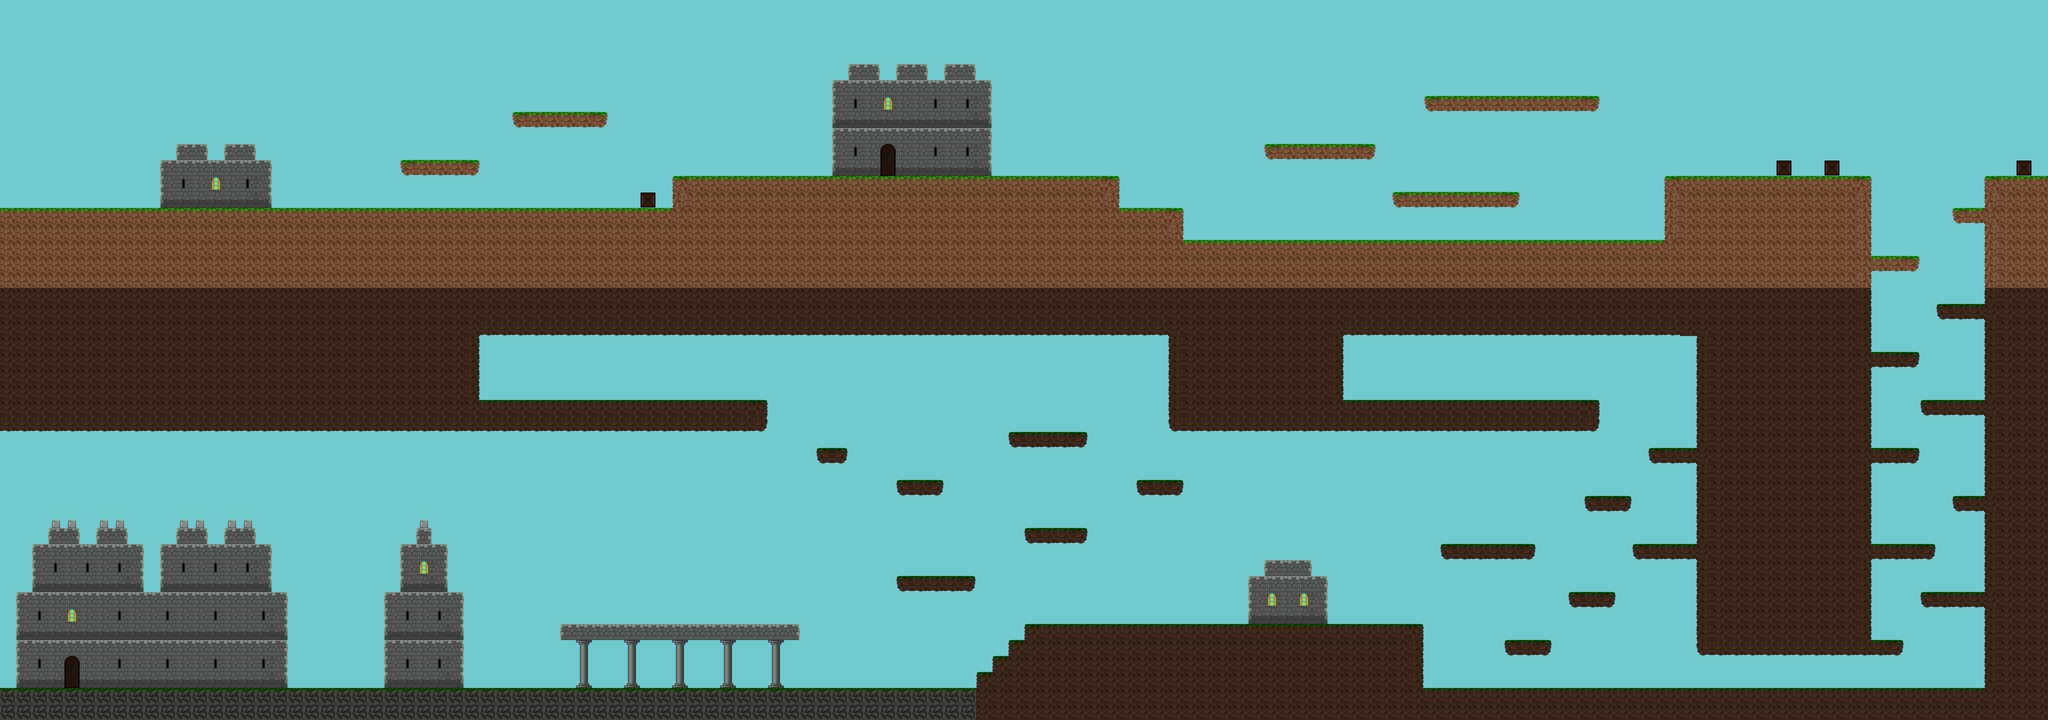

A level layout from a 2D game, rendered from its tile map. Below: a short description, then the map file with tile-grid data replaced by summaries:
An orthogonal 128x45 tile map with 64x64 px tiles, 4 tile layers (clouds, ground, buildings, decoration).

<map version="1.0" tiledversion="1.1.3" orientation="orthogonal" renderorder="right-down" width="128" height="45" tilewidth="64" tileheight="64" infinite="0" nextobjectid="1">
 <tileset firstgid="1" name="tileset" tilewidth="64" tileheight="64" tilecount="322" columns="23">
  <image source="../../public/assets/tileset.png" width="1472" height="896" />
 </tileset>
 <layer name="clouds" width="128" height="45">
  <data>[5760 cells, 5632 non-empty, 1 distinct tile ids]</data>
 </layer>
 <layer name="ground" width="128" height="45">
  <data>[5760 cells, 2093 non-empty, 23 distinct tile ids]</data>
 </layer>
 <layer name="buildings" width="128" height="45">
  <data>[5760 cells, 340 non-empty, 14 distinct tile ids]</data>
 </layer>
 <layer name="decoration" width="128" height="45">
  <data>[5760 cells, 42 non-empty, 5 distinct tile ids]</data>
 </layer>
</map>